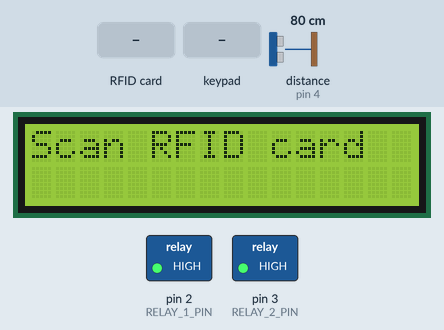
Recording of a sketch running on a simulated Arduino Mega 2560, built with avr-gcc and run on an emulated ATmega2560. Parts: 16×2 character LCD, switched loads named in the sketch (green lamp = pin HIGH). The test bench sets the inputs (shaded band); at power-on: distance to the obstacle (sensor on pin 4) 80 cm. The echo pulse lasts 58.3 µs per cm; pins used as bus, display or sensor lines are not drawn; what the sketch prints to the serial monitor is not drawn.

Above: at 1.3 s.
1.4 s: RFID card F3 FA 20 B7 held to the reader
At 2.6 s:
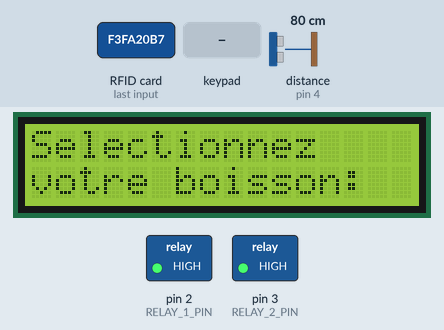
2.9 s: key '1' pressed
At 4.3 s:
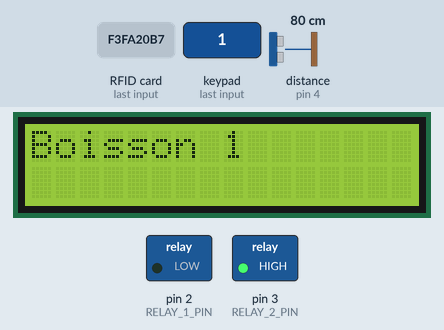
At 9.3 s:
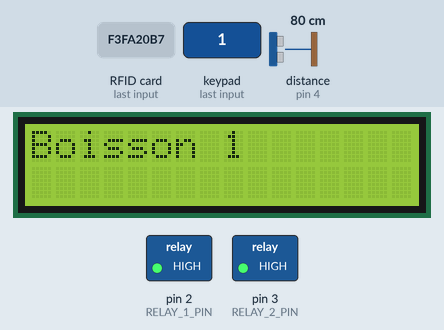
Timing chart, 0 to 10.8 s (numbered marks = the images above; inputs shaded):
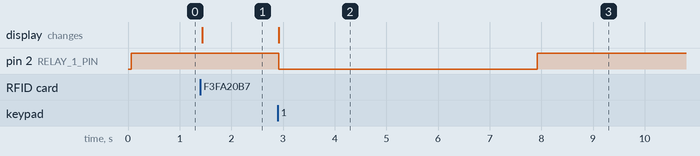

The sketch:

Code_Final_Final.ino
```cpp
#include <Wire.h>
#include <LiquidCrystal_I2C.h>
#include <Keypad.h>
#include <NewPing.h>
#include <Stepper.h>
#include <SPI.h>
#include <MFRC522.h>

#define TRIGGER_PIN 12
#define ECHO_PIN 11
#define distance 15

#define RELAY_1_PIN 2 // Broche de commande du relai 1
#define RELAY_2_PIN 3 // Broche de commande du relai 2

LiquidCrystal_I2C lcd(0x27, 16, 2); // LCD
NewPing sonar(TRIGGER_PIN, ECHO_PIN, distance); //Ultra-son

// KEY-PAD
const byte ROWS = 4;
const byte COLS = 3;
char keys[ROWS][COLS] = {
  {'1', '2', '3'},
  {'4', '5', '6'},
  {'7', '8', '9'},
  {'*', '0', '#'}
};
byte rowPins[ROWS] = {7, 8, 9, 10};
byte colPins[COLS] = {11, 12, 13};
Keypad keypad = Keypad(makeKeymap(keys), rowPins, colPins, ROWS, COLS);

const int trigPin = 6;  // Broche de déclenchement
const int echoPin = 4; // Broche de retour
const int stepsPerRevolution = 2048; // Pour le moteur pas à pas 28BYJ-48
Stepper myStepper(stepsPerRevolution, 22, 24, 26, 28); // (pas, pin1, pin2, pin3, pin4)

long duration;
int Distance;

// RFID
#define SS_PIN 53 // SDA pin of RFID
#define RST_PIN 5 // RST pin of RFID
MFRC522 rfid(SS_PIN, RST_PIN);

// List of authorized UIDs
byte authorizedUIDs[][4] = {
  {0xF3, 0xFA, 0x20, 0xB7}, // Replace with actual UIDs
  {0xF3, 0xDD, 0x0F, 0xAA}
};

void setup() {
  Serial.begin(9600);
  lcd.init();
  lcd.backlight();
  pinMode(RELAY_1_PIN, OUTPUT); // Initialisation du relai 1
  pinMode(RELAY_2_PIN, OUTPUT);
  digitalWrite(RELAY_1_PIN, HIGH); // Initialisation du relai 2
  digitalWrite(RELAY_2_PIN, HIGH); // Initialisation du relai 2

  lcd.setCursor(0, 0);
  lcd.print("Scan RFID card");

  myStepper.setSpeed(5); // Réglage de la vitesse en tr/min, à ajuster selon les besoins
  pinMode(trigPin, OUTPUT);
  pinMode(echoPin, INPUT);

  // Initialize SPI bus and MFRC522
  SPI.begin();
  rfid.PCD_Init();
}

bool isAuthorizedUID(byte *uid) {
  for (int i = 0; i < sizeof(authorizedUIDs) / sizeof(authorizedUIDs[0]); i++) {
    bool match = true;
    for (int j = 0; j < 4; j++) {
      if (authorizedUIDs[i][j] != uid[j]) {
        match = false;
        break;
      }
    }
    if (match) {
      return true;
    }
  }
  return false;
}

void loop() {
  if (!rfid.PICC_IsNewCardPresent() || !rfid.PICC_ReadCardSerial()) {
    return;
  }

  // Check if the card is authorized
  if (!isAuthorizedUID(rfid.uid.uidByte)) {
    lcd.clear();
    lcd.setCursor(0, 0);
    lcd.print("Unauthorized");
    lcd.setCursor(0, 1);
    lcd.print("Scan again");
    delay(2000);
    lcd.clear();
    lcd.setCursor(0, 0);
    lcd.print("Scan RFID card");
    rfid.PICC_HaltA();
    rfid.PCD_StopCrypto1();
    return;
  }

  lcd.clear();
  lcd.setCursor(0, 0);
  lcd.print("Selectionnez");
  lcd.setCursor(0, 1);
  lcd.print("votre boisson:");
  rfid.PICC_HaltA();
  rfid.PCD_StopCrypto1();

  char key = 0;
  while (!key) {
    key = keypad.getKey();
  }

  lcd.clear();
  lcd.setCursor(0, 0);
  lcd.print("Boisson ");
  lcd.print(key);

  switch (key) {
    case '1':
      controlPumps(100, 0);
      break;
    case '2':
      controlPumps(50, 50);
      break;
    case '3':
      controlPumps(25, 75);
      break;
    case '4':
      controlPumps(25, 75);
      break;
    case '5':
      controlPumps(0, 100);
      break;
    default:
      lcd.clear();
      lcd.setCursor(0, 0);
      lcd.print("Selection err");
      delay(2000);
      lcd.clear();
      lcd.setCursor(0, 0);
      lcd.print("Selectionnez");
      lcd.setCursor(0, 1);
      lcd.print("votre boisson:");
      return;
  }

  delay(3000);

  lcd.clear();
  lcd.setCursor(0, 0);
  lcd.print("Selectionnez");
  lcd.setCursor(0, 1);
  lcd.print("votre boisson:");

  digitalWrite(trigPin, LOW);
  delayMicroseconds(2);

  digitalWrite(trigPin, HIGH);
  delayMicroseconds(10);
  digitalWrite(trigPin, LOW);

  duration = pulseIn(echoPin, HIGH);
  Distance = duration * 0.034 / 2;

  Serial.print("Distance: ");
  Serial.print(Distance);
  Serial.println(" cm");

  if (Distance < distance) {
    myStepper.step(stepsPerRevolution);
    delay(1000);
  }

  delay(6000);
}

void controlPumps(int pump1, int pump2) {
  // Active les relais en fonction de la configuration des pompes
  if (pump1 > 0) {
    digitalWrite(RELAY_1_PIN, LOW);
    delay(pump1 * 50); // Convertit le temps en secondes en millisecondes
    digitalWrite(RELAY_1_PIN, HIGH); // Arrête la pompe 1
  }

  if (pump2 > 0) {
    digitalWrite(RELAY_2_PIN, LOW);
    delay(pump2 * 50); // Convertit le temps en secondes en millisecondes
    digitalWrite(RELAY_2_PIN, HIGH); // Arrête la pompe 2
  }
}
```

Measured:
- after the input at 1.4 s, the display: changes at once (image 1)
- after the input at 2.9 s, pin 2 (RELAY_1_PIN): HIGH → LOW at once, → HIGH 5.0 s later; the display: changes at once (image 2)
